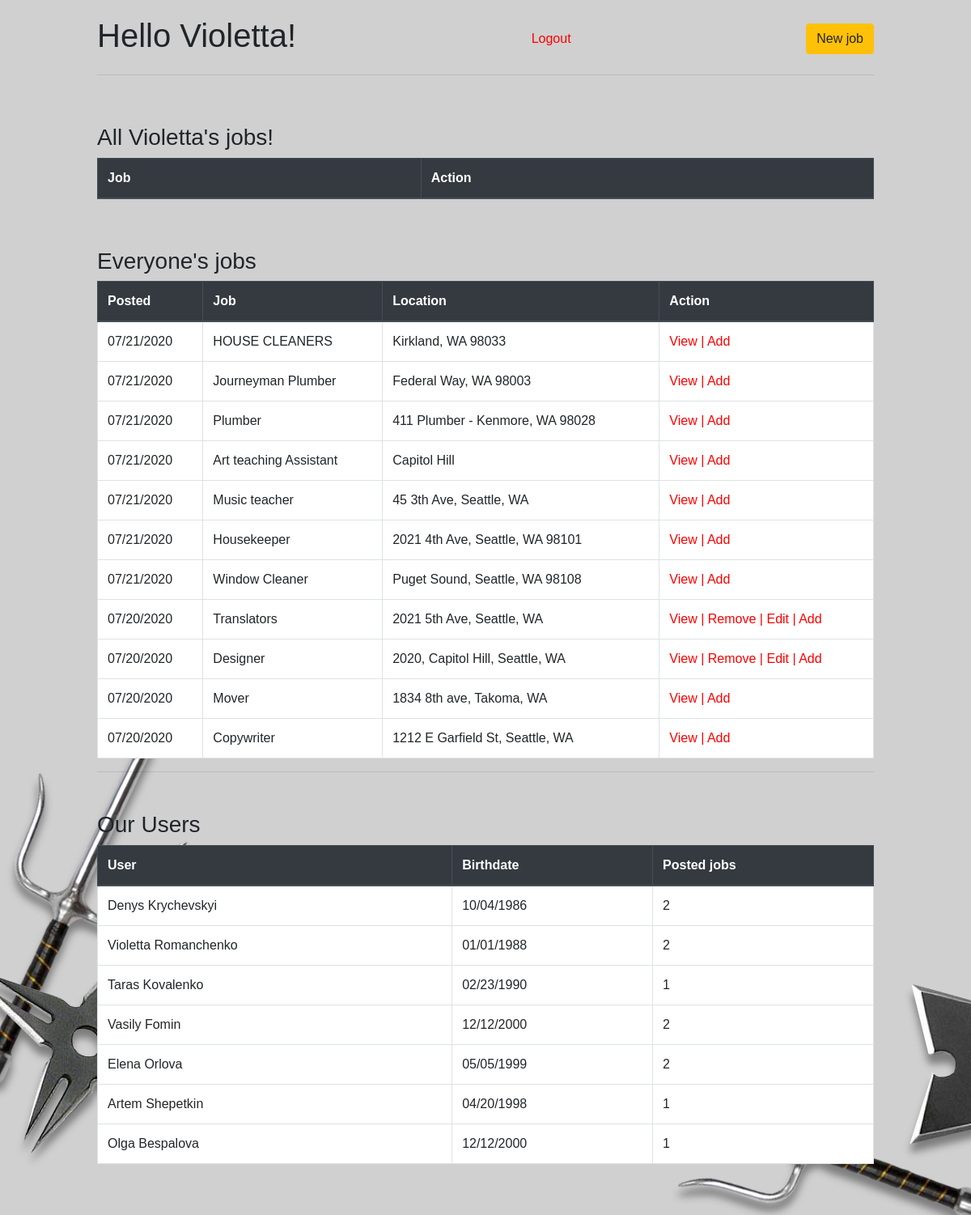
The app's page /dashboard (signed in) with its own data.
### log_reg_app/models.py (models this page shows)
class User(models.Model):
    first_name = models.CharField(max_length = 255)
    last_name = models.CharField(max_length = 255)
    birth_date = models.DateTimeField()
    email = models.TextField()
    phone_num = models.IntegerField(blank=True, null = True)
    password = models.TextField()
    created_at = models.DateTimeField(auto_now_add = True)
    updated_at = models.DateTimeField(auto_now = True)
    objects = UserManager()

class Job(models.Model):
    title = models.CharField(max_length = 255, null = True)
    description = models.TextField()
    location = models.CharField(max_length = 255)
    poster = models.ForeignKey(User, related_name = 'poster', on_delete=models.CASCADE)
    executor = models.ForeignKey(User, related_name = 'executor', on_delete=models.CASCADE, blank = True, null = True)
    created_at = models.DateTimeField(auto_now_add = True)
    updated_at = models.DateTimeField(auto_now = True)
    objects = JobManager()

### log_reg_app/views.py (the view)
# urls.py: path('dashboard', views.dashboard),
def dashboard(request):
    if 'user_id' not in request.session:
        return redirect('/login')
    context = {
        'cur_user': User.objects.get(id = request.session['user_id']),
        'users' : User.objects.all(),
        'all_jobs' : Job.objects.all().order_by('-created_at'),
    }
    return render(request, 'dashboard.html', context)

### log_reg_app/templates/dashboard.html (shortened to what this page needs)
<!DOCTYPE html>
<html lang="en">
<head>
    <link rel="stylesheet" href="https://stackpath.bootstrapcdn.com/bootstrap/4.5.0/css/bootstrap.min.css">
    {% load static %}
    <link rel="stylesheet" href="{% static 'css/style.css' %}">
</head>
<body>
    <div class="success_page_container">
        <div class="page_container">
            <div class="display_flex">
                <h1>Hello {{ cur_user.first_name }}!</h1>
                <a href="/logout">Logout</a>
                <a class="btn btn-warning" href="/create_new_job">New job</a>
            </div>
            <hr>
            <h3>All {{ cur_user.first_name }}'s jobs!</h3>
            <table class="table table-bordered mt-1">
                <thead class="thead-dark">
                    <tr>
                        <th>Job</th>
                        <th>Action</th>
                    </tr>
                </thead>
            </table>
            <h3>Everyone's jobs</h3>
            <table class="table table-bordered mt-1">
                <thead class="thead-dark">
                    <tr>
                        <th>Posted</th>
                        <th>Job</th>
                        <th>Location</th>
                        <th>Action</th>
                    </tr>
                </thead>
                <tbody>
                    {% for job in all_jobs %}
                        {% if job.executor == null or job.executor.id != request.session.user_id %}
                        <tr>
                            <td>{{ job.created_at|date:"SHORT_DATE_FORMAT" }}</td>
                            <td>{{ job.title }}</td>
                            <td>{{ job.location }}</td>
                            <td>
                                <a href="view/{{job.id}}">View |</a>
                                {% if job.poster.id == request.session.user_id %}
                                    <a href="remove_job/{{job.id}}">Remove |</a>
                                    <a href="edit_job/{{job.id}}">Edit |</a>
                                {% endif %}
                                {%if job.executor.id == null %}
                                    <a href="add_job/{{job.id}}">Add</a>
                                {% endif %}
                            </td>
                        </tr>
                        {% endif %}
                    {% endfor %}
                </tbody>
            </table>
            <hr>
            <h3 class="mt-5">Our Users</h3>
            <table class="table table-bordered mt-1">
                <thead class="thead-dark">
                    <tr>
                        <th>User</th>
                        <th>Birthdate</th>
                        <th>Posted jobs</th>
                    </tr>
                </thead>
                <tbody>
                    {% for user in users %}
                    <tr>
                        <td>{{ user.first_name }} {{user.last_name}}</td>
                        <td>{{ user.birth_date|date:"SHORT_DATE_FORMAT" }}</td>
                        <td>{{ user.poster.count }}</td>
                    </tr>
                    {% endfor %}
                </tbody>
            </table>
        </div>
    </div>
    <div class="image_knifes_container_left">
        <img  id="left" src="{% static 'images/10.png' %}" alt="knifes">
    </div>
</body>
</html>

### log_reg_app/static/css/style.css (style rules this page uses)
* { margin: 0; padding: 0; box-sizing: border-box; font-family: Arial, Helvetica, sans-serif; }
a { color: red; }
body { background-color: rgb(208, 208, 208); }
h3 { margin-top: 60px; }
.page_container { max-width: 1000px; margin: auto; padding: 20px; z-index: 2; }
.display_flex { display: flex; justify-content: space-between; align-items: center; }
.success_page_container { height: 100%; min-height: 100vh; }
.image_knifes_container_left { position: relative; }
.image_knifes_container_left > #left { position: absolute; left: -100px; bottom:100%; z-index: -1; }
table { background-color: white; }

### records on screen
User: first_name "Violetta", last_name "Romanchenko", birth_date "01/01/1988", poster.count "2"
Job: created_at "07/21/2020", title "HOUSE CLEANERS", location "Kirkland, WA 98033"
Job: created_at "07/21/2020", title "Journeyman Plumber", location "Federal Way, WA 98003"
Job: created_at "07/21/2020", title "Plumber", location "411 Plumber - Kenmore, WA 98028"
Job: created_at "07/21/2020", title "Art teaching Assistant", location "Capitol Hill"
Job: created_at "07/21/2020", title "Music teacher", location "45 3th Ave, Seattle, WA"
Job: created_at "07/21/2020", title "Housekeeper", location "2021 4th Ave, Seattle, WA 98101"
Job: created_at "07/21/2020", title "Window Cleaner", location "Puget Sound, Seattle, WA 98108"
Job: created_at "07/20/2020", title "Translators", location "2021 5th Ave, Seattle, WA"
Job: created_at "07/20/2020", title "Designer", location "2020, Capitol Hill, Seattle, WA"
Job: created_at "07/20/2020", title "Mover", location "1834 8th ave, Takoma, WA"
Job: created_at "07/20/2020", title "Copywriter", location "1212 E Garfield St, Seattle, WA"
User: first_name "Denys", last_name "Krychevskyi", birth_date "10/04/1986", poster.count "2"
User: first_name "Taras", last_name "Kovalenko", birth_date "02/23/1990", poster.count "1"
User: first_name "Vasily", last_name "Fomin", birth_date "12/12/2000", poster.count "2"
User: first_name "Elena", last_name "Orlova", birth_date "05/05/1999", poster.count "2"
User: first_name "Artem", last_name "Shepetkin", birth_date "04/20/1998", poster.count "1"
User: first_name "Olga", last_name "Bespalova", birth_date "12/12/2000", poster.count "1"
